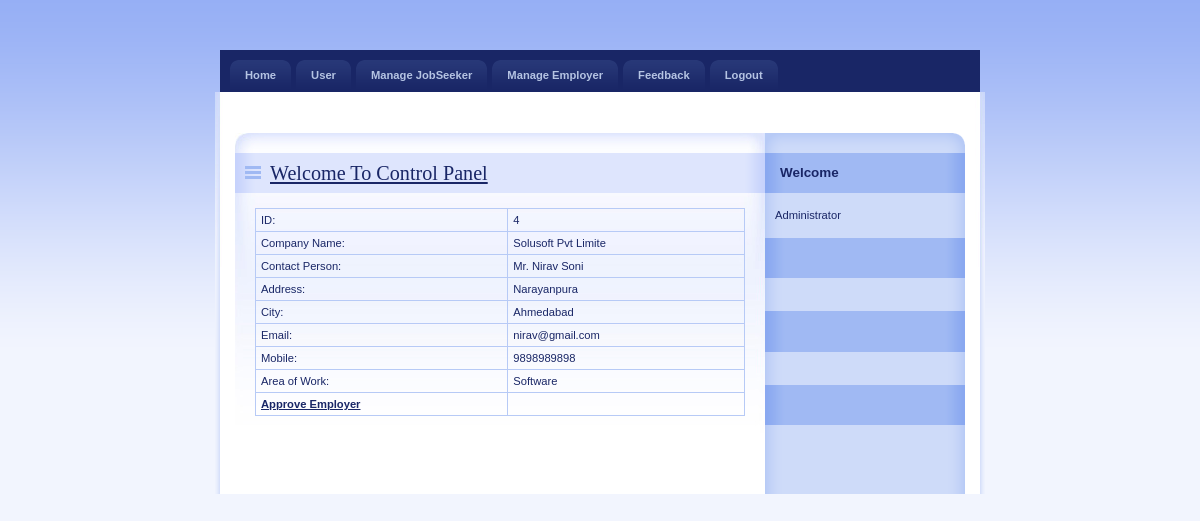
The page /Admin/DetailEmp.php?EmpId=4 on the database its author committed.
### tables this page shows
CREATE TABLE IF NOT EXISTS `employer_reg` (
  `EmployerId` int(11) NOT NULL AUTO_INCREMENT,
  `CompanyName` varchar(20) NOT NULL,
  `ContactPerson` varchar(20) NOT NULL,
  `Address` varchar(100) NOT NULL,
  `City` varchar(20) NOT NULL,
  `Email` varchar(40) NOT NULL,
  `Mobile` bigint(20) NOT NULL,
  `Area_Work` varchar(40) NOT NULL,
  `Status` varchar(10) NOT NULL,
  `UserName` varchar(20) NOT NULL,
  `Password` varchar(20) NOT NULL,
  PRIMARY KEY (`EmployerId`)
);

### Admin/DetailEmp.php (the view, shortened to what this page needs)
<head>
    <link rel="stylesheet" media="screen,projection" type="text/css" href="./css/main.css" />
    <link rel="stylesheet" media="print" type="text/css" href="./css/print.css" />
    <link rel="stylesheet" media="aural" type="text/css" href="./css/aural.css" />
</head>
<body id="www-url-cz">
<div id="main" class="box">
<?php
include "menu.php"
?>
    <div id="page" class="box">
    <div id="page-in" class="box">
        <div id="strip" class="box noprint">
            <p id="breadcrumbs">&nbsp;</p>
        </div>
        <div id="content">
            <div class="article">
              <h2><span><a href="#">Welcome To Control Panel</a></span></h2>
               <?php
$ID=$_GET['EmpId'];
$con = mysqli_connect("localhost","root","","job");
$sql = "select * from Employer_Reg where EmployerId ='".$ID."'  ";
$result = mysqli_query($con,$sql);
$row = mysqli_fetch_array($result)
?>
                <table width="100%" border="1" cellspacing="2" cellpadding="2">
                  <tr>
                    <td>ID:</td>
                    <td><?php echo $row['EmployerId'];?></td>
                  </tr>
                  <tr>
                    <td>Company Name:</td>
                    <td><?php echo $row['CompanyName'];?></td>
                  </tr>
                  <tr>
                    <td>Contact Person:</td>
                    <td><?php echo $row['ContactPerson'];?></td>
                  </tr>
                  <tr>
                    <td>Address:</td>
                    <td><?php echo $row['Address'];?></td>
                  </tr>
                  <tr>
                    <td>City:</td>
                    <td><?php echo $row['City'];?></td>
                  </tr>
                  <tr>
                    <td>Email:</td>
                    <td><?php echo $row['Email'];?></td>
                  </tr>
                  <tr>
                    <td>Mobile:</td>
                    <td><?php echo $row['Mobile'];?></td>
                  </tr>
                  <tr>
                    <td>Area of Work:</td>
                    <td><?php echo $row['Area_Work'];?></td>
                  </tr>
                  <tr>
                    <td><strong><a href="ApprovEmp.php?EmpId=<?php echo $row['EmployerId'];?>">Approve Employer</a></strong></td>
                    <td>&nbsp;</td>
                  </tr>
                </table>
              <p class="btn-more box noprint">&nbsp;</p>
          </div>
        </div>
<?php
include "right.php"
?>
    </div>
    </div>
</div>
</body>
</html>

### Admin/css/main.css (style rules this page uses)
* { min-height:1px; }
body { border:0; margin:0; padding:0; background:#F2F5FE url("../design/bg.gif") 0 0 repeat-x; font:70%/160% "verdana",sans-serif; color:#192666; _text-align:center; }
a { color:#192666; }
p { border:0; margin:15px 0; padding:0; }
div { display:block; border:0; margin:0; padding:0; }
h1, h2, h3, h4, h5 { border:0; margin:15px 0 10px 0; padding:0; font-weight:bold; }
h2 { font-size:180%; line-height:100%; font-family:"georgia",serif; font-weight:normal; }
table { display:table; border-collapse:collapse; margin:15px 0; padding:0; border:1px solid #B7CAF6; font-size:100%; }
tr { display:table-row; }
th, td { display: table-cell; border:1px solid #B7CAF6; margin:0; padding:5px; vertical-align:top; text-align:left; }
a, img, span { border:0; margin:0; padding:0; }
strong, .strong { font-weight:bold; }
.box { min-height:1px; _height:1px; }
.box:after { content:"."; display:block; line-height:0px; font-size:0px; visibility:hidden; clear:both; }
#main { width:770px; margin:50px auto 0 auto; _text-align:left; }
#page { width:770px; min-height:1px; background:#FFF url("../design/bg_page.gif") 0 0 repeat-y; _height:1px; }
#page-in { min-height:1px; padding:10px 0; background:url("../design/bg_page_in.jpg") 0 0 no-repeat; _height:1px; }
#strip { position:relative; clear:both; padding:3px 20px 10px 20px; color:#6182D1; }
#strip p { margin:0; }
#strip #breadcrumbs { width:520px; margin:0; padding:0; }
#content { float:left; width:530px; _width:550px; margin:0; padding:0 0 0 20px; }
#content .article { clear:both; margin:0; padding:20px; background:url("../design/content_article_bg.jpg") 0 0 no-repeat; }
#content .article h2 { margin:0 -20px; padding:10px; background:#DEE5FD url("../design/content_title_bg.gif") 0 0 repeat-y; color:#192666; }
#content .article h2 span { background:url("../design/ico_list.gif") 0 50% no-repeat; padding-left:25px; }
#content .article p { text-align:justify; }
#content .btn-more { margin:0 0 15px 0; padding:0; border:0; position:relative; }

### Admin/css/print.css (style rules this page uses)
body { border:0; margin:0; padding:0; font-size:12pt }
a { color:#000; text-decoration:none; }
h1, h2, h3 { page-break-after:avoid; page-break-inside:avoid; }
table { border-collapse: collapse; border-width:1px; border-style:solid; }
th, td { display:table-cell; border-width:1px; border-style:solid; }
.noprint { display:none; }

### Admin/css/aural.css (style rules this page uses)
body { voice-family:paul,male; volume:loud; speech-rate:slow; richness:90; stress:20; }
h1, h2, h3, h4, h5 { cue-before:url("ping.au"); }
p, table { pause:50ms; }
strong { pitch:medium; pitch-range:60; stress:90; richness:90; }

### rows shown on the page
employer_reg: EmployerId "4", CompanyName "Solusoft Pvt Limite", ContactPerson "Mr. Nirav Soni", Address "Narayanpura", City "Ahmedabad", Email "nirav@gmail.com", Mobile "9898989898", Area_Work "Software"
